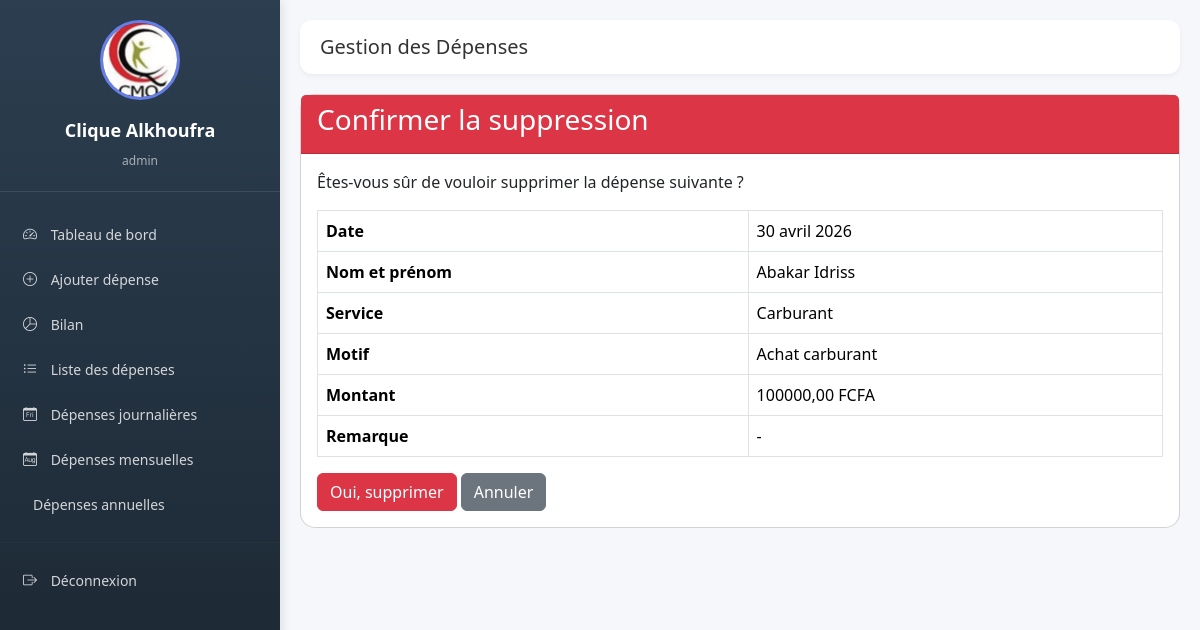
/supprimer/2/ (signed in), run on the app's committed database.
### depenses/models.py (models this page shows, shortened)
class Depense(models.Model):
    SERVICES = [
        ('SERVICE_CLINIQUE', 'Service Clinique'),
        ('LABORATOIRE', 'Laboratoire'),
        ('CHIRURGIE_INFIRMERIE', 'Chirurgie et Infirmerie'),
        ('CARBURANT', 'Carburant'),
        ('MAINTENANCE', 'Maintenance'),
        ('LOCATION', 'Location'),
        ('CAMPUS_MEDECIN', 'Campus Médecin'),
        ('TAXES', 'Taxes'),
        ('SALAIRE', 'Salaire'),
        ('RECEPTION', 'Réception'),
        ('HYGIENE', 'Hygiène'),
        ('AUTRES', 'Autres'),
    ]
    date = models.DateField(default=timezone.now)
    nom_prenom = models.CharField(max_length=200, verbose_name="Nom et prénom")
    service = models.CharField(max_length=50, choices=SERVICES, default='AUTRES')
    motif_depense = models.TextField(verbose_name="Motif de la dépense")
    montant = models.DecimalField(max_digits=10, decimal_places=2)
    remarque = models.TextField(blank=True, null=True)
    nom_utilisateur = models.ForeignKey(User, on_delete=models.CASCADE)
    created_at = models.DateTimeField(auto_now_add=True)
    updated_at = models.DateTimeField(auto_now=True)
    justificatif = models.FileField(
        upload_to=upload_justificatif_path,
        verbose_name="Justificatif (facture, reçu)",
        blank=True,
        null=True,
        help_text="Formats acceptés: PDF, JPG, PNG, JPEG (max 5MB)"
    )
    justificatif_nom = models.CharField(max_length=255, blank=True, null=True)
    class Meta:
        ordering = ['-date']
        verbose_name = "Dépense"
        verbose_name_plural = "Dépenses"

### depenses/views.py (the view)
# urls.py: path('supprimer/<int:pk>/', views.supprimer_depense, name='supprimer_depense'),
@login_required
def supprimer_depense(request, pk):
    depense = get_object_or_404(Depense, pk=pk, nom_utilisateur=request.user)
    if request.method == 'POST':
        depense.delete()
        messages.success(request, "Dépense supprimée avec succès.")
        return redirect('liste_depenses')
    return render(request, 'depenses/supprimer_depense.html', {'depense': depense})

### depenses/templates/depenses/supprimer_depense.html (shortened to what this page needs)
{% extends 'depenses/base.html' %}
{% block content %}
<div class="card">
    <div class="card-header bg-danger text-white">
        <h3>Confirmer la suppression</h3>
    </div>
    <div class="card-body">
        <p>Êtes-vous sûr de vouloir supprimer la dépense suivante ?</p>
        <table class="table table-bordered">
            <tr>
                <th>Date</th>
                <td>{{ depense.date }}</td>
            </tr>
            <tr>
                <th>Nom et prénom</th>
                <td>{{ depense.nom_prenom }}</td>
            </tr>
            <tr>
                <th>Service</th>
                <td>{{ depense.get_service_display }}</td>
            </tr>
            <tr>
                <th>Motif</th>
                <td>{{ depense.motif_depense }}</td>
            </tr>
            <tr>
                <th>Montant</th>
                <td>{{ depense.montant }} FCFA</td>
            </tr>
            <tr>
                <th>Remarque</th>
                <td>{{ depense.remarque|default:"-" }}</td>
            </tr>
        </table>
        <form method="post">
            <button type="submit" class="btn btn-danger">Oui, supprimer</button>
            <a href="{% url 'liste_depenses' %}" class="btn btn-secondary">Annuler</a>
        </form>
    </div>
</div>
{% endblock %}

### depenses/templates/depenses/base.html (shortened to what this page needs)
{% load static %}
{% load django_bootstrap5 %}
<!DOCTYPE html>
<html lang="fr">
<head>
    {% bootstrap_css %}
    <link rel="stylesheet" href="{% static 'depenses/css/style.css' %}">
    <link rel="stylesheet" href="https://cdn.jsdelivr.net/npm/bootstrap-icons@1.11.3/font/bootstrap-icons.min.css">
</head>
<body>
{% if user.is_authenticated %}
    <div class="sidebar">
        <div class="sidebar-logo">
            <img src="{% static 'depenses/images/logo1.jpg' %}" alt="Logo">
            <h5>Clique Alkhoufra</h5>
            <small>{{ user.username }}</small>
        </div>
        <nav>
            <a href="{% url 'dashboard' %}"><i class="bi bi-speedometer2"></i> Tableau de bord</a>
            <a href="{% url 'ajouter_depense' %}"><i class="bi bi-plus-circle"></i> Ajouter dépense</a>
            <a href="{% url 'bilan' %}"><i class="bi bi-pie-chart"></i> Bilan</a>
            <a href="{% url 'liste_depenses' %}"><i class="bi bi-list-ul"></i> Liste des dépenses</a>
            <a href="{% url 'depenses_journalieres' %}"><i class="bi bi-calendar-day"></i> Dépenses journalières</a>
            <a href="{% url 'depenses_mensuelles' %}"><i class="bi bi-calendar-month"></i> Dépenses mensuelles</a>
            <a href="{% url 'depenses_annuelles' %}"> Dépenses annuelles</a>
            <hr style="margin: 15px 0; border-color: rgba(255,255,255,0.1);">
            <a href="{% url 'logout' %}"><i class="bi bi-box-arrow-right"></i> Déconnexion</a>
        </nav>
    </div>
    <div class="content">
        <div class="main-header">
            <h1>Gestion des Dépenses</h1>
        </div>
        {% block content %}
        {% endblock %}
    </div>
{% else %}
    {% block auth_content %}{% endblock %}
{% endif %}
</body>
</html>

### static/depenses/css/style.css (style rules this page uses)
.card { border-radius: 15px; transition: transform 0.3s ease; }

### depenses/templates/depenses/base.html (style rules this page uses)
* { margin: 0; padding: 0; box-sizing: border-box; }
body { font-family: 'Segoe UI', Tahoma, Geneva, Verdana, sans-serif; background: #f5f7fa; overflow-x: hidden; }
.sidebar { position: fixed; top: 0; left: 0; height: 100vh; width: 280px; background: linear-gradient(180deg, #2c3e50 0%, #1a252f 100%); box-shadow: 2px 0 10px rgba(0,0,0,0.1); transition: all 0.3s ease; overflow-y: auto; z-index: 1000; }
.sidebar a { color: rgba(255,255,255,0.8); text-decoration: none; padding: 12px 20px; display: block; transition: all 0.3s ease; border-left: 3px solid transparent; font-size: 14px; }
.sidebar a i { margin-right: 10px; width: 20px; }
.sidebar-logo { padding: 20px; text-align: center; border-bottom: 1px solid rgba(255,255,255,0.1); margin-bottom: 20px; }
.sidebar-logo img { width: 80px; height: 80px; border-radius: 50%; object-fit: cover; margin-bottom: 10px; border: 3px solid #667eea; }
.sidebar-logo h5 { color: white; font-size: 18px; font-weight: 600; margin: 10px 0 5px; }
.sidebar-logo small { color: rgba(255,255,255,0.6); font-size: 12px; }
.content { margin-left: 280px; padding: 20px; background: #f5f7fa; min-height: 100vh; transition: margin-left 0.3s ease; }
.main-header { display: flex; justify-content: space-between; align-items: center; margin-bottom: 20px; background: white; padding: 15px 20px; border-radius: 12px; box-shadow: 0 2px 5px rgba(0,0,0,0.05); }
.main-header h1 { margin: 0; font-size: 20px; color: #333; }

### data on the page
Depense: date "30 avril 2026", nom_prenom "Abakar Idriss", service "Carburant", motif_depense "Achat carburant", montant "100000,00", remarque "-"

### other printed values
{{ user.username }} "admin"
